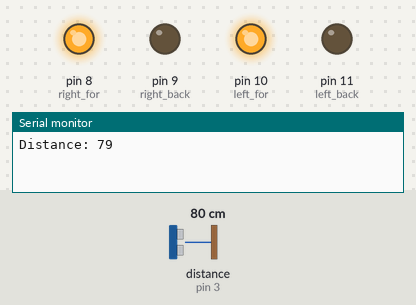
A sketch run on a simulated Arduino Uno, built with avr-gcc and run on an emulated ATmega328P. Parts: output pins drawn as LEDs (lit = HIGH), the last lines printed to the serial monitor. Wiring (inferred from the names in the program): ultrasonic range finder: trigger pin 2; echo pin 3. Dashed ring = blinking. The inputs (shaded band) are chosen by the test bench; at power-on: distance to the obstacle (sensor on pin 3) 80 cm. The echo pulse lasts 58.3 µs per cm; pins used as bus, display or sensor lines are not drawn.

Above: at 1.8 s.
1.9 s: distance to the obstacle (sensor on pin 3) set to 25 cm
4.2 s: distance to the obstacle (sensor on pin 3) set to 19 cm
At 6.8 s:
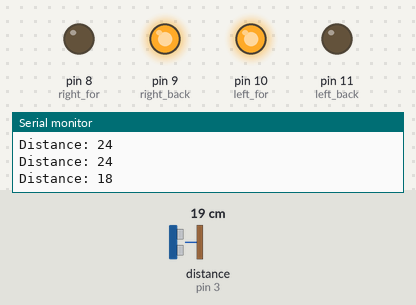
8.3 s: distance to the obstacle (sensor on pin 3) set to 35 cm
At 9.6 s:
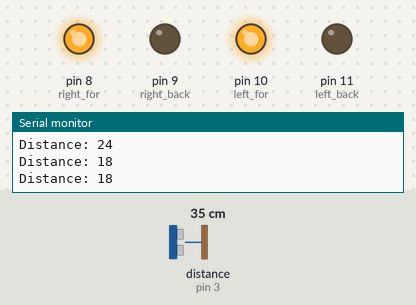
10.5 s: distance to the obstacle (sensor on pin 3) set to 2 cm
At 12.8 s:
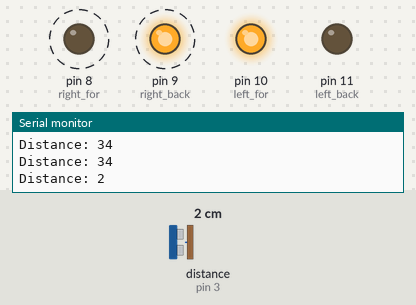
Timing chart, 0 to 15.6 s (numbered marks = the images above; inputs shaded):
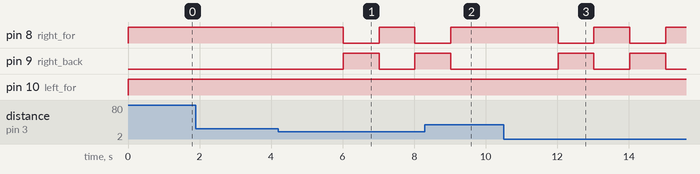

Measured:
- the behaviour switches between 22 and 21 cm on distance to the obstacle (sensor on pin 3) (found by bisection; images 0 and 1)
- after the input at 4.2 s, pin 8 (right_for): HIGH → LOW after 1.8 s, → HIGH 1.0 s later, → LOW 1.0 s later; pin 9 (right_back): LOW → HIGH after 1.8 s, → LOW 1.0 s later, → HIGH 1.0 s later
- after the input at 8.3 s, pin 8 (right_for): goes on until 9.0 s, then stays HIGH; pin 9 (right_back): goes on until 9.0 s, then stays LOW
- after the input at 10.5 s, pin 8 (right_for), pin 9 (right_back): alternates HIGH for 1.0 s and LOW for 1.0 s, starting after 1.5 s

The sketch:

borja_work_project.ino
```cpp
const unsigned int NUMBER_OF_MODES = 2;
__attribute__((section(".noinit"))) unsigned int mode;

const int trigPin = 2;
const int echoPin = 3;

const int right_for = 8;
const int right_back = 9;
const int left_back = 11;
const int left_for = 10;

long duration;
int distance;

void setup() {
  if (++mode >= NUMBER_OF_MODES) mode = 0;
  pinMode(trigPin, OUTPUT);
  pinMode(echoPin, INPUT);

  pinMode(left_back, OUTPUT);
  pinMode(left_for, OUTPUT);
  pinMode(right_for, OUTPUT);
  pinMode(right_back, OUTPUT);

  Serial.begin(9600);
}

void loop() {
  while (mode == 1) {
  move_forward();
  if (sonar_scan() > 20) {
    continue;
  }
  turn_right();
  delay(1000);
  }
}

void move_forward () {
  digitalWrite(right_for, HIGH);
  digitalWrite(right_back, LOW);
  digitalWrite(left_for, HIGH);
  digitalWrite(left_back, LOW);
}

void move_backward () {
  digitalWrite(right_for, LOW);
  digitalWrite(right_back, HIGH);
  digitalWrite(left_for, LOW);
  digitalWrite(left_back, HIGH);
}

void turn_left () {
  digitalWrite(right_for, HIGH);
  digitalWrite(right_back, LOW);
  digitalWrite(left_for, LOW);
  digitalWrite(left_back, HIGH);
}

void turn_right () {
  digitalWrite(right_for, LOW);
  digitalWrite(right_back, HIGH);
  digitalWrite(left_for, HIGH);
  digitalWrite(left_back, LOW);
}

int sonar_scan() {
  digitalWrite(trigPin, LOW);
  delayMicroseconds(2);

  digitalWrite(trigPin, HIGH);
  delayMicroseconds(10);
  digitalWrite(trigPin, LOW);

  duration = pulseIn(echoPin, HIGH);
  distance = duration*0.034/2;

  delay(1000);

  Serial.print("Distance: ");
  Serial.print(distance);
  Serial.print("\n");

  return distance;
}
```
